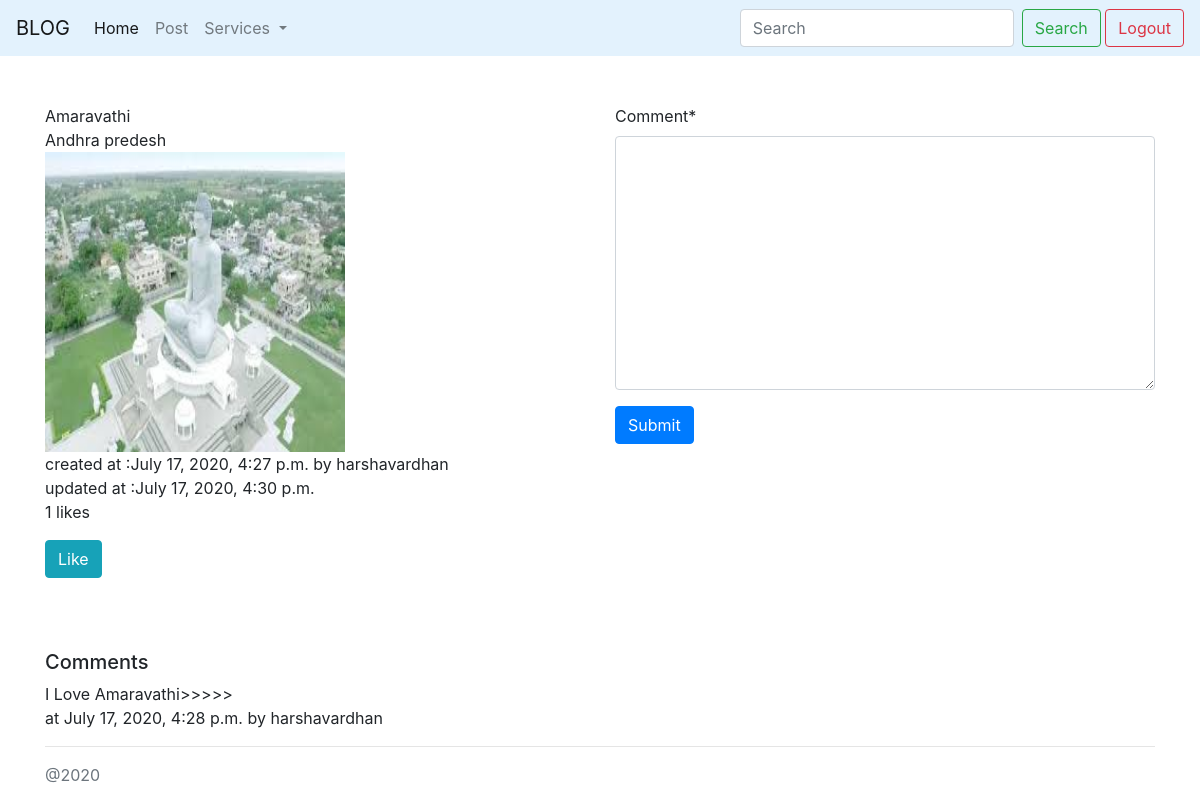
The page /detail/6/ (signed in) on the database its author committed.
### myapp/models.py (models this page shows, shortened)
class UserTimeStamp(models.Model):
	created_at = models.DateTimeField(auto_now_add = True)
	updated_at = models.DateTimeField(auto_now = True)
	user = models.ForeignKey(User,on_delete = models.CASCADE)
	class Meta:
		abstract = True

class Post(UserTimeStamp):
	title = models.CharField(max_length = 100)
	description = models.TextField()
	image = models.ImageField(upload_to = '')
	likes = models.IntegerField(default = 0)

class Comment(UserTimeStamp):
	post = models.ForeignKey(Post, on_delete = models.CASCADE)
	comment = models.TextField()

### myapp/views.py (the view)
# urls.py: path('detail/<int:pk>/',detail,name='detail'),
@login_required
def detail(request,pk):
    d = Post.objects.get(pk = pk)
    comments = Comment.objects.filter(post = d)
    if request.method == 'POST':
        form = CommentForm(request.POST)
        if form.is_valid():
            comment = form.cleaned_data['comment']
            c = Comment(post = d,comment = comment,user = request.user)
            c.save()
            context = {'post':d,'form':form,'comments':comments}
       	    return render(request, 'detail.html', context)
    else:
        form = CommentForm()
        context = {'post':d,'form':form,'comments':comments}
        return render(request, 'detail.html', context)

### myapp/forms.py
class CommentForm(forms.ModelForm):
	class Meta:
		model = Comment
		fields = ['comment']

### myapp/templates/detail.html (shortened to what this page needs)
{% extends 'base.html' %}
{% load crispy_forms_tags %}
{% block content %}
<div class="row">
	<div class="col-6">
{{post.title}}<br>
{{post.description}}<br>
<img src="{{post.image.url}}" height="300" width="300"><br>
created at :{{post.created_at}} by {{post.user}}<br>
updated at :{{post.updated_at}}
<br>
<div>
<p id="likes">{{post.likes}} likes</p>
<button class="btn btn-info" onclick="onClick()">Like</button>
</div>
<br>
</div>
<div class="col-6">
<form action="" method="post">
    {{ form|crispy }}
    <input class="btn btn-primary" type="submit" value="Submit">
</form>
</div>
</div>
<br><br>
<h5>Comments</h5>
{% if comments %}
{% for i in comments %}
{{i.comment}}<br>
at {{i.created_at}} by {{i.user}}<br>
<hr>
{% endfor %}
{% endif %}
{% endblock %}

### rows shown on the page
Post: title "Amaravathi", description "Andhra predesh", image (picture), created_at "July 17, 2020, 4:27 p.m.", user "harshavardhan", updated_at "July 17, 2020, 4:30 p.m.", likes "1"
Comment: comment "I Love Amaravathi>>>>>", created_at "July 17, 2020, 4:28 p.m.", user "harshavardhan"
